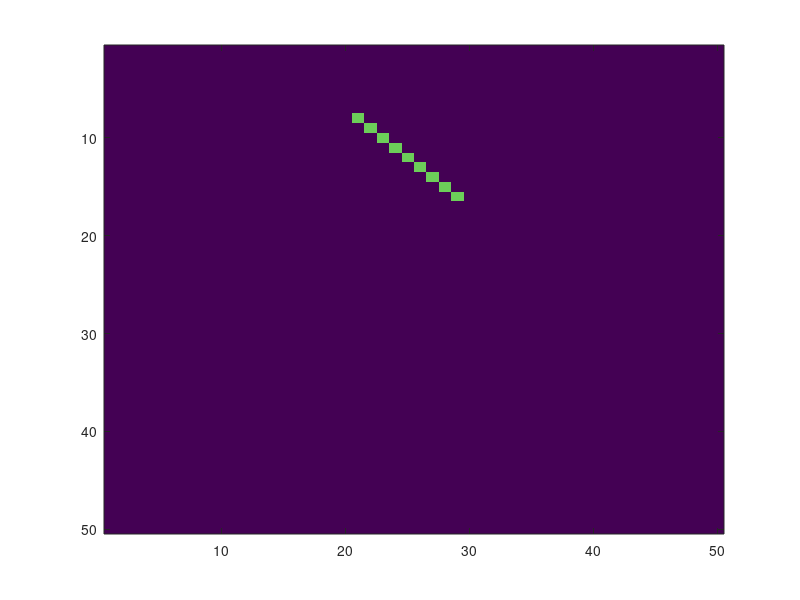

MATLAB code for this plot:
I = zeros(50,50);
value = 50;
x1 = 8; y1 = 21;
x2 = 16; y2 = 29;

dx = abs(x2-x1);
dy = abs(y2-y1);

reverse = (dy > dx);
if(reverse)
    d=x1; x1=y1; y1=d;
    d=x2; x2=y2; y2=d;
    d=dx; dx=dy; dy=d;
end

incX = sign(x2-x1); %(x2>x1) ? 1 : -1
incY = sign(y2-y1);

% d0 = 2dy-dx
p = 2*dy - dx;
y = y1;
for x = x1:incX:x2 
    I(x,y) = value;
    yDiff = max(sign(p), 0)*incY; %(p>0): incY:0;
    disp([x, y, yDiff, p])
    y = y + yDiff;
    p = p + 2*dy - 2*dx*abs(yDiff);
end

image(I)